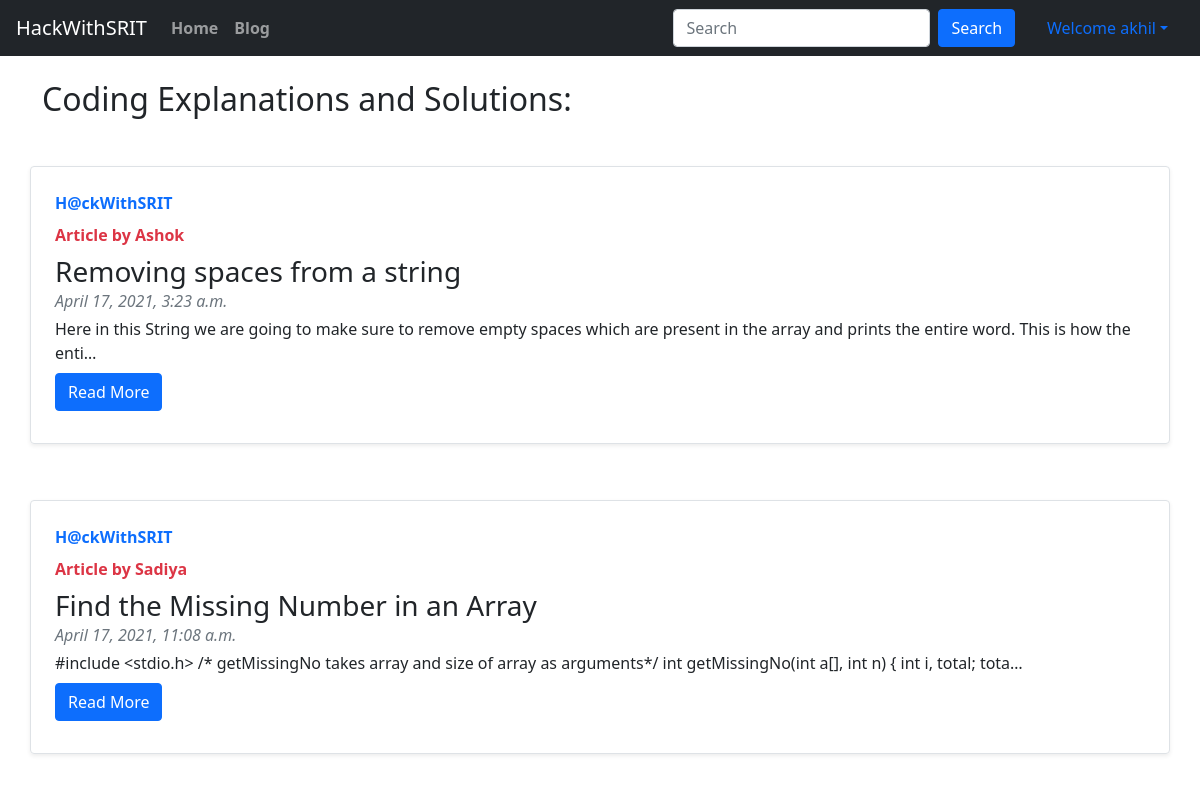
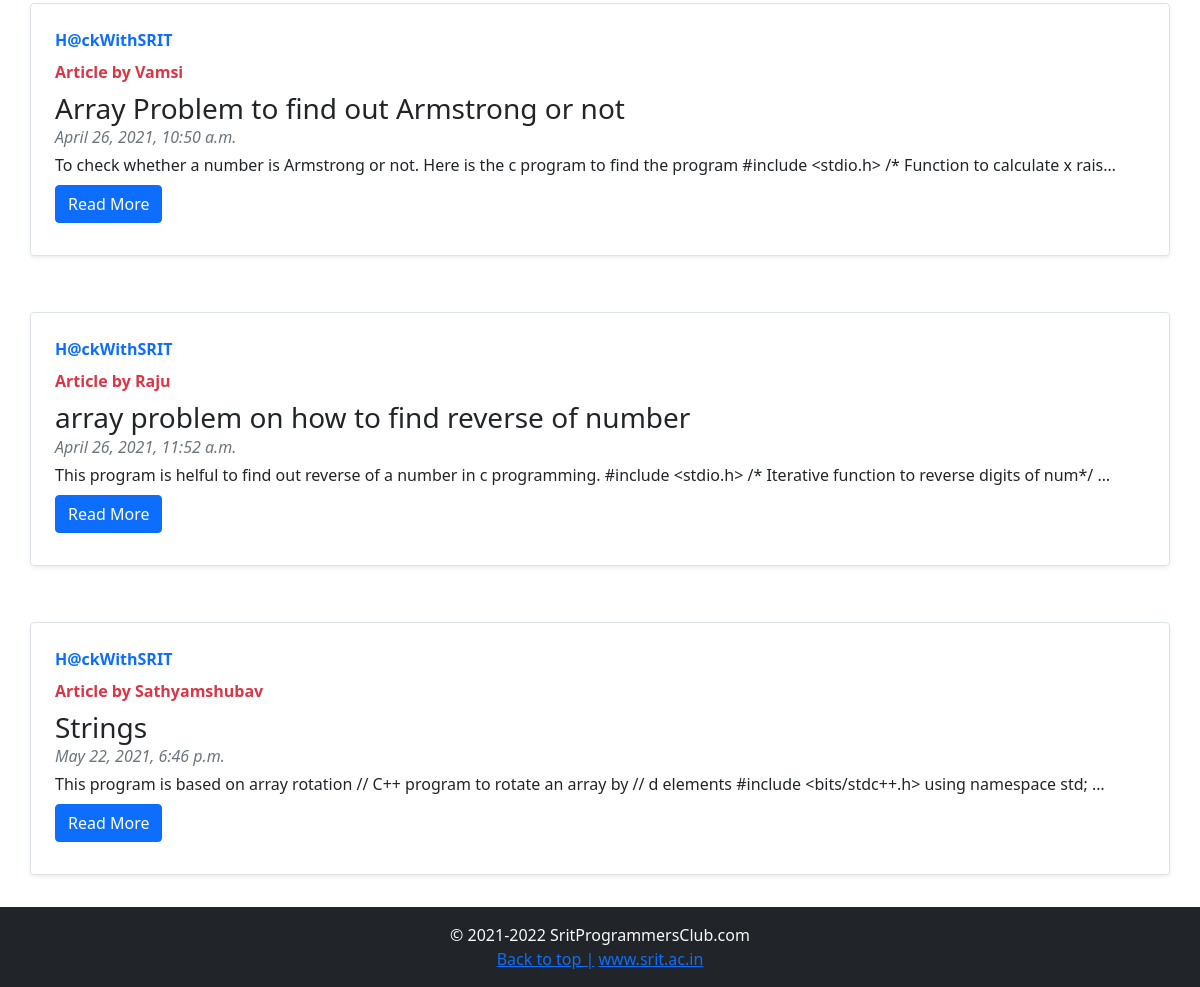
Page /blog/ (signed in) on the committed database (2 pictures, top to bottom).
### blog/models.py (models this page shows, shortened)
class Post(models.Model):
    sno=models.AutoField(primary_key=True)
    title=models.CharField(max_length=255)
    content=models.TextField()
    author=models.CharField(max_length=13)
    slug=models.CharField(max_length=500)
    timeStamp=models.DateTimeField(blank=True)

### blog/views.py (the view)
# urls.py: path('', views.blogHome, name='blogHome'),
def blogHome(request):
    allPosts = Post.objects.all()
    context = {'allPosts': allPosts}
    return render(request,'blog/blogHome.html', context)

### templates/blog/blogHome.html (shortened to what this page needs)
{% extends 'home/base.html' %}
{% block body %}
<section>
    <div class="container my-4">
        <b>
            <h2>Coding Explanations and Solutions:</h2>
        </b>
    </div>
    {% for post in allPosts %}
    <div class="container">
        <div class="row mb-2">
            <div class="col-md-20">
                <div
                    class="row no-gutters border rounded overflow-hidden flex-md-row my-4 shadow-sm h-md-250 position-relative">
                    <div class="col p-4 d-flex flex-column position-static">
                        <strong class="d-inline-block mb-2 text-primary">H@ckWithSRIT</strong>
                        <strong class="d-inline-block mb-2 text-danger">Article by
                            {{post.author}}</strong>
                        <h3 class="mb-0"><a class="text-dark" style="text-decoration:none"
                                href="/blog/{{post.slug}}">{{post.title}}</a></h3>
                        <div class="mb-1 text-muted"><i>{{post.timeStamp}}</i></div>
                        <p class="card-text mb-auto">{{post.content|truncatechars:150 }}</p>
                        <div class="my-2">
                            <a href="/blog/{{post.slug}}" role="button" class="btn btn-primary">Read More</a>
                        </div>
                    </div>
                </div>
            </div>
        </div>
    </div>
    {% endfor %}
</section>
{% endblock body %}

### templates/home/base.html (shortened to what this page needs)
<!DOCTYPE html>
<html lang="en">
<head>
  <link rel="stylesheet" href="https://stackpath.bootstrapcdn.com/bootstrap/4.4.1/css/bootstrap.min.css"
>
  <link href="https://cdn.jsdelivr.net/npm/bootstrap@5.0.0-beta3/dist/css/bootstrap.min.css" rel="stylesheet">
</head>
<body>
  <nav class="navbar navbar-expand-lg navbar-dark bg-dark">
    <a href="/" class="navbar-brand">HackWithSRIT</a>
    <div class="collapse navbar-collapse" id="navbarSupportedContent">
      <ul class="navbar-nav mr-auto">
        <li class="nav-item font-weight-bold">
          <a class="nav-link" href="/home">Home</a>
        </li>
        <li class="nav-item font-weight-bold">
          <a class="nav-link" href="/blog">Blog</a>
        </li>
      </ul>
      <form class="form-inline my-2 my-lg-0 mr-3" method="get" action="/search">
        <input class="form-control mr-sm-2" type="search" placeholder="Search" aria-label="Search" name="query"
          id="query" minlength="4" required>
        <button class="btn btn-primary my-2 my-sm-0" type="submit">Search</button>
      </form>
      {% if user.is_authenticated %}
      <ul class="nav nav-pills">
          <li class="nav-item dropdown">
        <a class="nav-link dropdown-toggle" data-bs-toggle="dropdown" href="#" role="button" aria-expanded="false">Welcome {{request.user}}</a>
      </li>
  </ul>
      {%else%}
      <div>
        <button type="button" class="btn btn-success" data-toggle="modal" data-target="#loginModal">Login</button>
        <button type="button" class="btn btn-success" data-toggle="modal" data-target="#signupModal">SignUp</button>
      </div>
      {% endif %}
    </div>
  </nav>
  {% block body %}
  {% endblock body %}
</body>
  <footer class="container-fluid bg-dark my-0 py-3 text-light">
    <p class="mb-0 text-center">&copy; 2021-2022 SritProgrammersClub.com</p>
    <p class="mb-0 text-center">
      <a href="#">Back to top |</a>
      <a href="http://srit.ac.in/" target="_blank">www.srit.ac.in</a>
    </p>
  </footer>
</html>

### rows in the picture
Post: author "Ashok", title "Removing spaces from a string", timeStamp "April 17, 2021, 3:23 a.m.", content "Here in this String we are going to make sure to remove empty spaces which are present in the array and prints the entire word. This is how the enti…"
Post: author "Sadiya", title "Find the Missing Number in an Array", timeStamp "April 17, 2021, 11:08 a.m.", content "#include <stdio.h> /* getMissingNo takes array and size of array as arguments*/ int getMissingNo(int a[], int n) { int i, total; tota…"
Post: author "Vamsi", title "Array Problem to find out Armstrong or not", timeStamp "April 26, 2021, 10:50 a.m.", content "To check whether a number is Armstrong or not. Here is the c program to find the program #include <stdio.h> /* Function to calculate x rais…"
Post: author "Raju", title "array problem on how to find reverse of number", timeStamp "April 26, 2021, 11:52 a.m.", content "This program is helful to find out reverse of a number in c programming. #include <stdio.h> /* Iterative function to reverse digits of num*/ …"
Post: author "Sathyamshubav", title "Strings", timeStamp "May 22, 2021, 6:46 p.m.", content "This program is based on array rotation // C++ program to rotate an array by // d elements #include <bits/stdc++.h> using namespace std; …"

### other values in the picture
{{ request.user }} "akhil"
